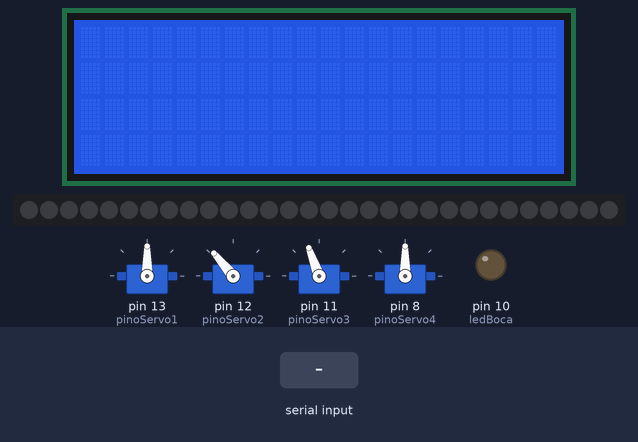
Recording of a sketch running on a simulated Arduino Uno, built with avr-gcc and run on an emulated ATmega328P. Shown: 20×4 character LCD, 4 × servo, 30 RGB LEDs in strip order, left to right, output pins drawn as LEDs (lit = HIGH). The test bench sets the inputs (shaded band). Colours are those a GRB WS2812 strip shows for the declared byte order; what the sketch prints to the serial monitor is not drawn.

Above: at 1.2 s.
1.3 s: "batida\n" received over Serial
At 2.5 s:
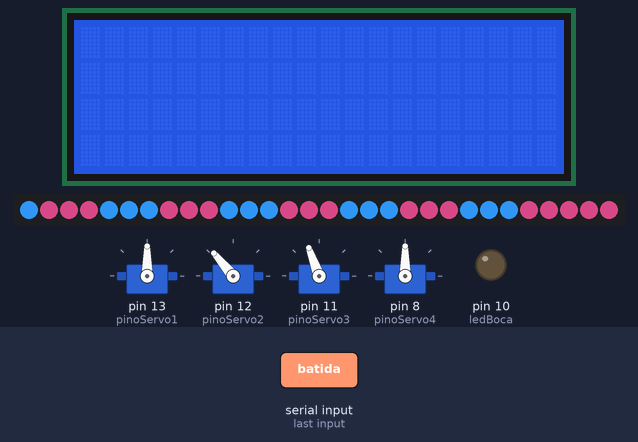
2.8 s: "calmo\n" received over Serial
At 3.5 s:
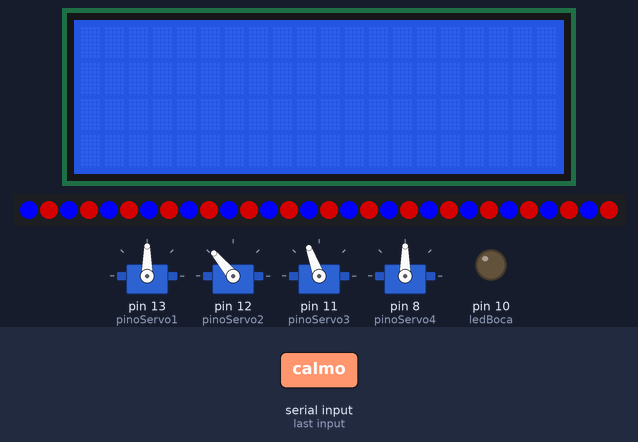
4.3 s: "padrao\n" received over Serial
At 4.6 s:
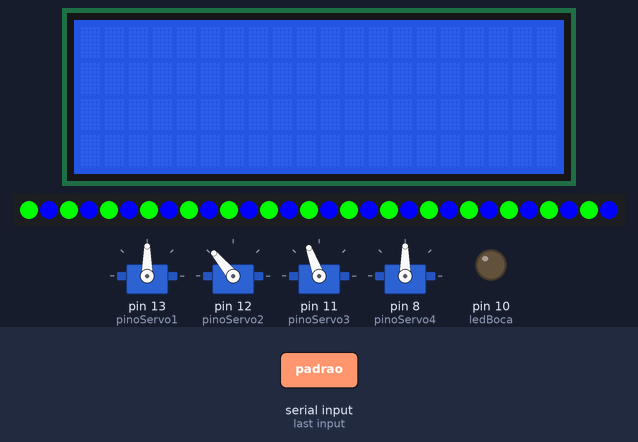
5.8 s: "animado\n" received over Serial
At 7.0 s:
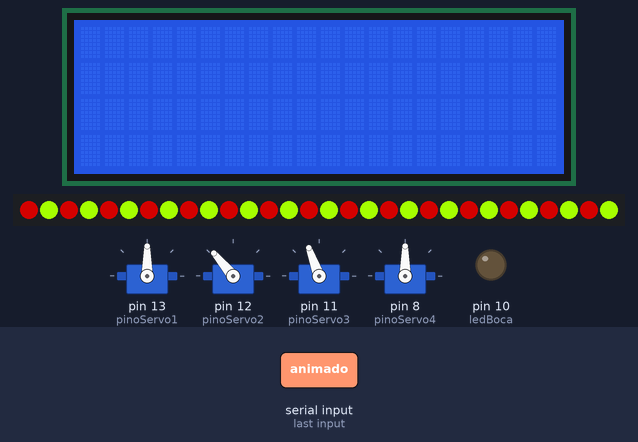
7.3 s: "batida90\n" received over Serial
At 8.1 s:
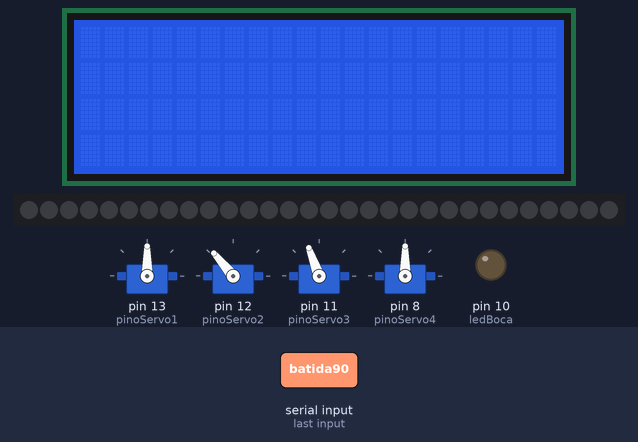
8.8 s: "voz,45\n" received over Serial
At 11.2 s:
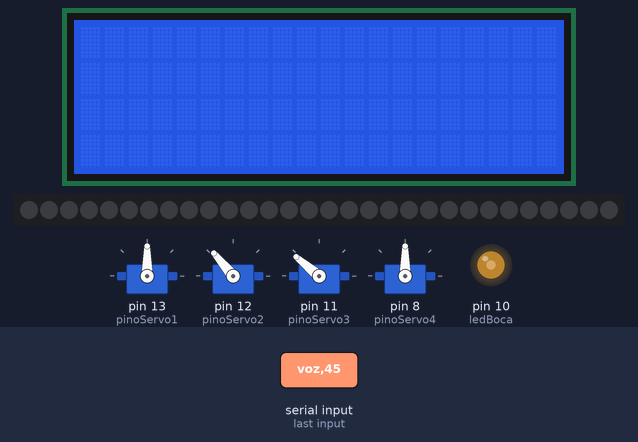
Timing chart, 0 to 12.5 s (numbered marks = the images above; inputs shaded):
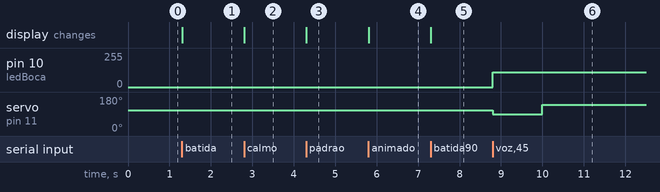

The sketch:

Bandinha_Arduino.ino
```cpp
#include <Adafruit_ILI9341.h>
#include <Adafruit_BusIO_Register.h>
#include <Adafruit_I2CDevice.h>
#include <Adafruit_I2CRegister.h>
#include <Adafruit_SPIDevice.h>
#include <Servo.h>
#include <Wire.h>
#include <hd44780.h>
#include <hd44780ioClass/hd44780_I2Cexp.h>


//threshhold de tempo para resetar o vocal
unsigned long timeThreshold = 1200;
unsigned long singerMillis = 0;
int singerAngle = 50;
int singerPot = 10;
bool singerState = true;


//inicio codigo led
#include <FastLED.h>

#define NUM_LEDS 30
#define DATA_PIN 5
#define CLOCK_PIN 13

// Inicialize o objeto do display
hd44780_I2Cexp lcd;

CRGB cores[4][2] = {
  {CRGB::BlueViolet, CRGB::SeaGreen}, // Sereno
  {CRGB::Blue, CRGB::Green},       // Calmo
  {CRGB::Red, CRGB::Blue},     // Padrão
  {CRGB::Green, CRGB::Orange}  // Animado
};
int corAtual = 0;

CRGB leds[NUM_LEDS];
String modo;
unsigned long previousMillis = 0;
unsigned long interval = 1000;
bool flag =true;
int pos = 0;

void limparLeds(CRGB cor) {
  for (int i = 0; i < NUM_LEDS; i++) {
    leds[i] = cor;
  }
  FastLED.show();
}


void acendeLeds(int pos) {
  limparLeds(cores[corAtual][1]);
  //Serial.println(corAtual);
  for (int i = pos-6; i < NUM_LEDS; i += 6) {
    if (i<0) {
      continue;
    }
    leds[i] = cores[corAtual][0];
    if (i<1) {
      continue;
    }
    leds[i - 1] = cores[corAtual][0];
    if (i<2) {
      continue;
    }
    leds[i - 2] = cores[corAtual][0];

  }
  //leds[0] = CRGB::Black;
  FastLED.show();
}


void batida(){
  acendeLeds(pos);
  //Serial.println(pos);
  pos++;
  pos %= 6;
}

void estatico() {
  for (int i = 0; i < NUM_LEDS; i++) {

    if (flag) {
      leds[i] = cores[corAtual][0];
      flag = false;

    } else {
      leds[i] = cores[corAtual][1];
      flag = true;
    }
  }
}

void setCores(String modo) {
  limparLeds(CRGB::Black);
  if (modo == "batida"){
    batida();
  }
  else if (modo == "sereno") {
    corAtual = 0;
    interval = 1000;
    estatico();
  }
  else if (modo == "calmo") {
    interval = 800;
    corAtual = 1;
    estatico();
  }
  else if (modo == "padrao") {
    interval = 600;
    corAtual = 2;
    estatico();
  }
  else if (modo == "animado") {
    interval = 400;
    corAtual = 3;
    estatico();
  }
  FastLED.show();
}

//fim codigo led


Servo servo1;
Servo servo2;
Servo servo3;
Servo servo4;

int pinoServo1 = 13; // servo do braço direito do batera
int pinoServo2 = 12; // servo do braço esquerdo do batera
int pinoServo3 = 11; // servo do braço do vocalista
int pinoServo4 = 8; // servo do baixo

int servo1StartAngle = 90;
int servo2StartAngle = 130;
int servo3StartAngle = 110;
int servo4StartAngle = 90;

int ledBoca = 10;

bool bassPos = true;
int bassAngle = 0;
String energia = ""; //energia da musica

//funcao controle baixo
void bass(int angle){
  //Serial.println(angle);

  if (bassPos){
    servo4.write(servo4StartAngle + angle);
   // Serial.println(servo4StartAngle + angle);
  }else{
    servo4.write(servo4StartAngle - angle);
  //  Serial.println(servo4StartAngle - angle);
  }
  bassPos=!bassPos;
}

void moveSinger(){
  Serial.println(singerState);

  if (singerState){
    servo3.write(90);
  }else{
    servo3.write(90+singerAngle);
  }
  singerState=!singerState;
}

void DrumsCycle() {
  int servoMaxRangeAngle = 60;
  if (flag){
    servo1.write(50);  // direito
    servo2.write(40);
    flag=false;
  }else{
    servo1.write(120);  // direito
    servo2.write(120);
    flag=true;
  }
}


void setup() {
  Serial.begin(115200);

  Wire.begin();
  // Inicialize o display
  lcd.begin(20, 4);

  //setup led
  FastLED.addLeds<WS2812B, DATA_PIN, RGB>(leds, NUM_LEDS);  // GRB ordering is typical
  FastLED.setTemperature(UncorrectedTemperature);

  servo1.attach(pinoServo1);
  servo2.attach(pinoServo2);
  servo3.attach(pinoServo3);
  servo4.attach(pinoServo4);

  servo1.write(servo1StartAngle);
  servo2.write(servo2StartAngle);
  servo3.write(servo3StartAngle);
  servo4.write(servo4StartAngle);

  pinMode(ledBoca, OUTPUT);
  analogWrite(ledBoca, 0);
  //servo1StartAngle = servo1.read();
  //servo2StartAngle = servo2.read();
  //servo3StartAngle = servo3.read();
}

void loop() {

  unsigned long currentMillis = millis();//tempo para led
  if (Serial.available() > 0) {
    String texto = Serial.readStringUntil('\n');

    texto.trim();

    //Serial.println("Texto: " + texto);

    previousMillis = currentMillis;
    if (texto.startsWith("batida")) {
      setCores(texto);
    } else if (texto.startsWith("voz")) {
      int singAmplitudeAngle = map(texto.substring(4, texto.length()).toInt(), 0, 100, 0, 93);
      if (singAmplitudeAngle > singerPot){
        if (singerState){
          moveSinger();
        }
        singerMillis = currentMillis;
      }
      int ledLight = map(texto.substring(4, texto.length()).toInt(), 0, 100, 0, 250);
      Sing(singAmplitudeAngle, ledLight);
    }
    else if (texto.startsWith("sereno") || texto.startsWith("calmo") || texto.startsWith("padrao") || texto.startsWith("animado")){
      setCores(texto);
    }
    else if (texto.startsWith("baixa")){
      bassAngle = 10;
    }
    else if (texto.startsWith("media")){
      bassAngle = 20;
    }
    else if (texto.startsWith("alta")){
      bassAngle = 25;
    }
    else if (texto.startsWith("altissima")){
      bassAngle = 30;
    }
    else if (texto.startsWith("baixo")){
      bass(bassAngle);
    }
    else if (texto.startsWith("batera")){
      DrumsCycle();
    }

    if(texto.startsWith("letra ")){
      String palavra = "letra ";
      lcd.clear();  // Limpar o display
      texto = texto.substring(palavra.length(), texto.length());  // Remover "letra" do texto

      int textSize = texto.length(); // Tamanho do texto
      int numLines = (textSize / 20) + 1; // Quantidade de linhas que o texto vai ocupar
      int line; // Linha atual

      for (int i = 0; i < numLines; i++) {
        // Definir a linha atual
        line = i;

        // Se for maior que 3, modula por 4 para voltar à primeira linha
        if (line > 3) {
          line %= 4;
        }

        // Setar o cursor para a linha atual
        lcd.setCursor(0,line);

        // Imprimir no LCD o trecho do texto que cabe na linha atual
        if (textSize > 20) {
          lcd.print(texto.substring(i * 20, (i + 1) * 20));
          textSize -= 20;
        } else {
          lcd.print(texto.substring(i * 20, i * 20 + textSize));
        }
      }
    }
  }
  if (currentMillis > singerMillis + timeThreshold){
      if (!singerState){
        moveSinger();
      }
  }
}

void Sing(int singAmplitudeAngle, int ledLight) {
  int servoAngle = servo3StartAngle - singAmplitudeAngle;
  analogWrite(ledBoca, ledLight);
  //servo3.write(servoAngle);
}
```

Measured:
- after the input at 8.8 s, pin 10 (ledBoca): 0/255 → 112/255 at once; servo on pin 11 (pinoServo3): 110° → 90° at once, → 140° 1.2 s later
